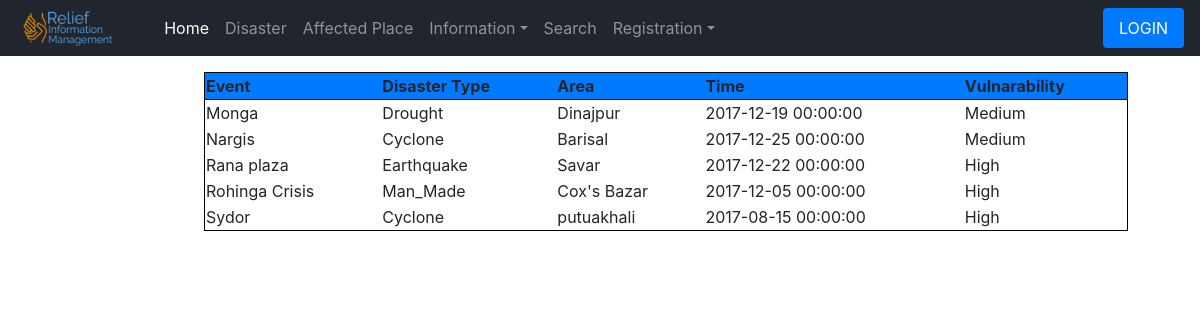
The app's page /project/right-now.php with its own data.
### tables this page shows
CREATE TABLE `disaster` (
  `Disaster_event_name` varchar(30) NOT NULL,
  `Disaster_type` varchar(30) NOT NULL,
  `Area` varchar(30) NOT NULL,
  `Time_period` datetime DEFAULT NULL,
  `Vulnarability_rate` varchar(30) NOT NULL
);

### project/right-now.php (the view, shortened to what this page needs)
<?php include 'header.php';?>
  <body>
    <?php include 'navbar.php';?>
   <table style="width: 77%;/* padding-left: 14%; */margin-left: 17%;margin-top: 4%;margin-bottom: 30%;border: 1px solid black;border-collapse: collapse;">
  <tr style="
    border: 1px solid #080808;
    background-color: #007bff;
">
	<th>Event</th>
    <th>Disaster Type</th>
    <th>Area</th>
    <th>Time</th>
	<th>Vulnarability</th>
  </tr>
    <?php
$servername = "localhost";
$username = "root";
$password = "";
$dbname = "relief2";
$conn = new mysqli($servername, $username, $password,$dbname);
$sql = "SELECT * FROM disaster";
$result = $conn->query($sql);
    while($row = $result->fetch_assoc()){
    	echo "<tr>";
    	$data = $row["Disaster_event_name"];
    	echo "<td>";
    	echo "$data";
    	echo "</td>";
    	$data = $row["Disaster_type"];
    	echo "<td>";
    	echo "$data";
    	echo "</td>";
    	$data = $row["Area"];
    	echo "<td>";
    	echo "$data";
    	echo "</td>";
    	$data = $row["Time_period"];
    	echo "<td>";
    	echo "$data";
    	echo "</td>";
    	$data = $row["Vulnarability_rate"];
    	echo "<td>";
    	echo "$data";
    	echo "</td>";
    	echo "</tr>";
    }
 ?>
 </table>
</body>
</html>

### records on screen
disaster: Disaster_event_name "Monga", Disaster_type "Drought", Area "Dinajpur", Time_period "2017-12-19 00:00:00", Vulnarability_rate "Medium"
disaster: Disaster_event_name "Nargis", Disaster_type "Cyclone", Area "Barisal", Time_period "2017-12-25 00:00:00", Vulnarability_rate "Medium"
disaster: Disaster_event_name "Rana plaza", Disaster_type "Earthquake", Area "Savar", Time_period "2017-12-22 00:00:00", Vulnarability_rate "High"
disaster: Disaster_event_name "Rohinga Crisis", Disaster_type "Man_Made", Area "Cox's Bazar", Time_period "2017-12-05 00:00:00", Vulnarability_rate "High"
disaster: Disaster_event_name "Sydor", Disaster_type "Cyclone", Area "putuakhali", Time_period "2017-08-15 00:00:00", Vulnarability_rate "High"
